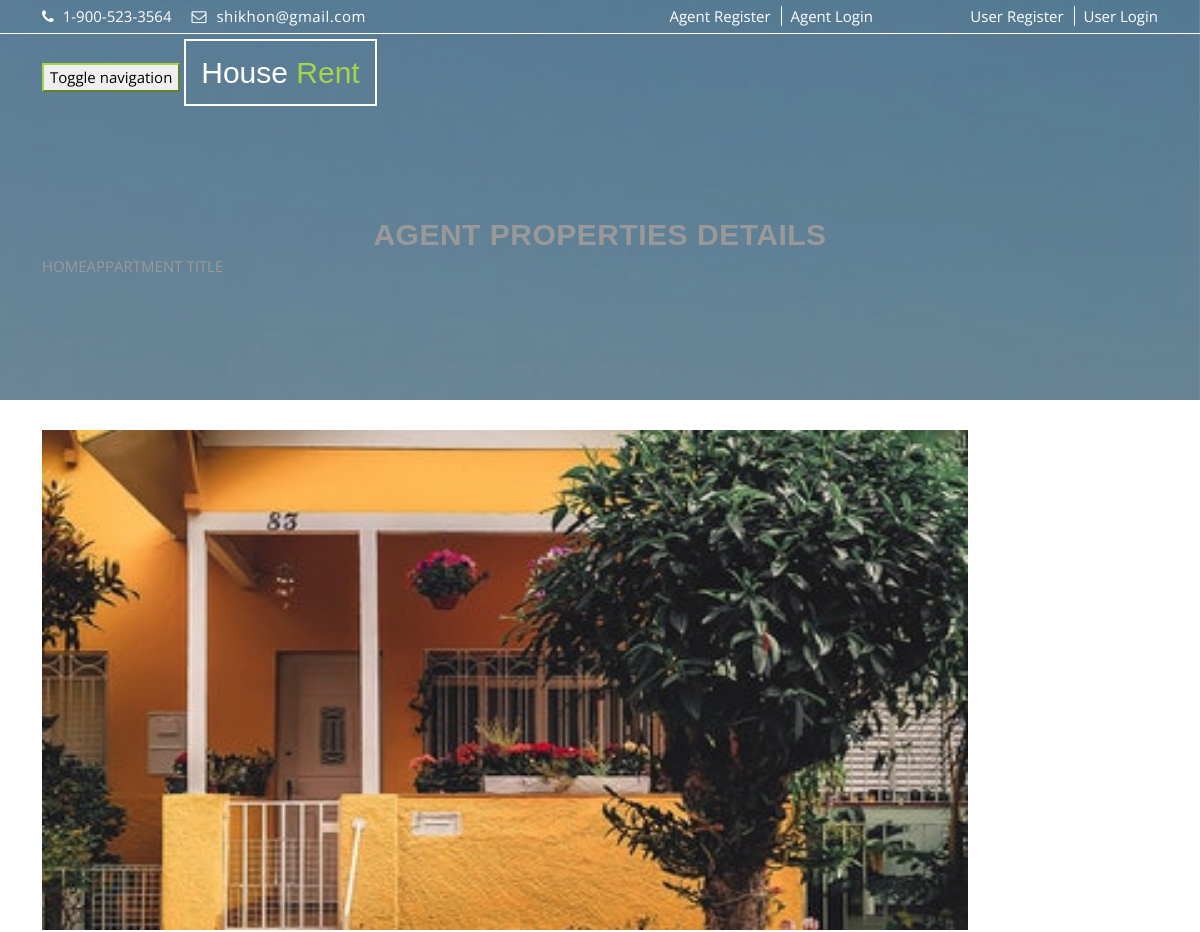
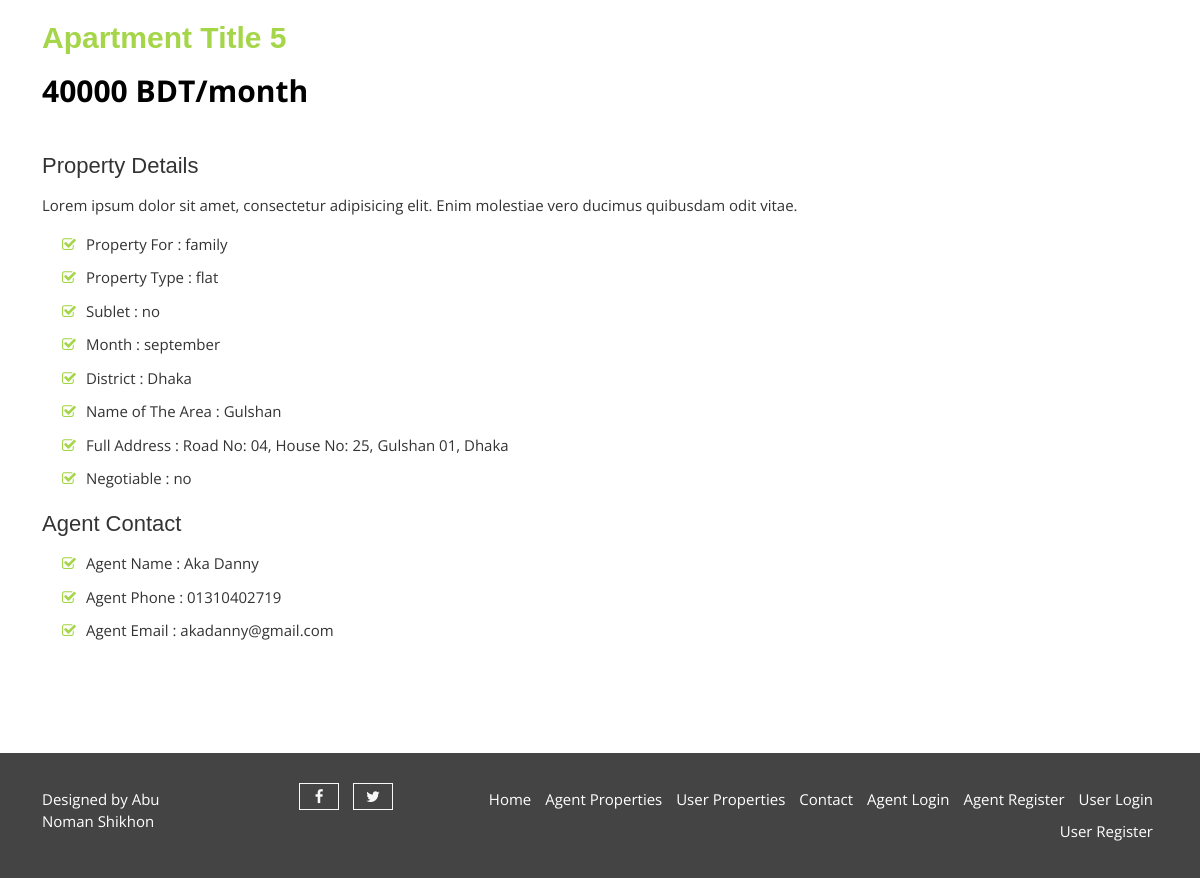
The app's page /properties-detail.php?id=9 with its own data (2 pictures, top to bottom).
### tables this page shows
CREATE TABLE `create_post` (
  `post_id` int(11) NOT NULL,
  `post_title` varchar(255) DEFAULT NULL,
  `post_description` text DEFAULT NULL,
  `post_image` varchar(355) DEFAULT NULL,
  `post_category` varchar(255) DEFAULT NULL,
  `post_type` varchar(255) DEFAULT NULL,
  `sublet` varchar(255) DEFAULT NULL,
  `month` varchar(255) DEFAULT NULL,
  `district` varchar(255) DEFAULT NULL,
  `area_name` varchar(255) DEFAULT NULL,
  `address` varchar(255) DEFAULT NULL,
  `price` int(255) DEFAULT NULL,
  `negotiable` varchar(255) DEFAULT NULL,
  `agent_id` int(13) NOT NULL
);

CREATE TABLE `agents` (
  `agent_id` int(13) NOT NULL,
  `name` varchar(255) NOT NULL,
  `phone` varchar(255) NOT NULL,
  `email` varchar(255) NOT NULL,
  `password` varchar(255) NOT NULL,
  `image` varchar(355) DEFAULT NULL
);

### properties-detail.php (the view, shortened to what this page needs)
<?php
include_once ("database.php");
if(isset($_GET['id'])){
    $id = $_GET['id'];
}
?>
<html lang="en">
  <head>
    <link href="css/font-awesome.css" rel="stylesheet">
    <link href="css/bootstrap.css" rel="stylesheet">
    <link rel="stylesheet" type="text/css" href="css/slick.css">
    <link rel="stylesheet" type="text/css" href="css/nouislider.css">
    <link rel="stylesheet" href="css/jquery.fancybox.css" type="text/css" media="screen" />
    <link id="switcher" href="css/theme-color/bridge-theme.css" rel="stylesheet">
    <link href="css/style.css" rel="stylesheet">
  </head>
  <body class="aa-price-range">
  <header id="aa-header">
    <div class="container">
      <div class="row">
        <div class="col-md-12">
          <div class="aa-header-area">
            <div class="row">
              <div class="col-md-6 col-sm-6 col-xs-6">
                <div class="aa-header-left">
                  <div class="aa-telephone-no">
                    <span class="fa fa-phone"></span>
                    1-900-523-3564
                  </div>
                  <div class="aa-email hidden-xs">
                    <span class="fa fa-envelope-o"></span> shikhon@gmail.com
                  </div>
                </div>
              </div>
              <div class="col-md-3 col-sm-3 col-xs-3">
                <div class="aa-header-right">
                  <a href="register.html" class="aa-register">Agent Register</a>
                  <a href="signin.html" class="aa-login">Agent Login</a>
                </div>
              </div>
                <div class="col-md-3 col-sm-3 col-xs-3">
                    <div class="aa-header-right">
                        <a href="user_register.html" class="aa-register">User Register</a>
                        <a href="user_signin.html" class="aa-login">User Login</a>
                    </div>
                </div>
            </div>
          </div>
        </div>
      </div>
    </div>
  </header>
  <section id="aa-menu-area">
    <nav class="navbar navbar-default main-navbar" role="navigation">
      <div class="container">
        <div class="navbar-header">
          <button type="button" class="navbar-toggle collapsed" data-toggle="collapse" data-target="#navbar" aria-expanded="false" aria-controls="navbar">
            <span class="sr-only">Toggle navigation</span>
          </button>
          <a class="navbar-brand aa-logo" href="index.php"> House <span>Rent</span></a>
        </div>
      </div>
    </nav>
  </section>
  <section id="aa-property-header">
    <div class="container">
      <div class="row">
        <div class="col-md-12">
          <div class="aa-property-header-inner">
            <h2>Agent Properties Details</h2>
            <ol class="breadcrumb">
            <li><a href="index.php">HOME</a></li>
            <li class="active">APPARTMENT TITLE</li>
          </ol>
          </div>
        </div>
      </div>
    </div>
  </section>
  <section id="aa-properties">
    <div class="container">
      <div class="row">
          <?php
                  $query = "SELECT * FROM `create_post` as c ,`agents` as a  WHERE c.post_id = $id AND c.agent_id=a.agent_id ";
                  $posts = mysqli_query($con,$query);
                  $row = mysqli_fetch_array($posts);
                  ?>
        <div class="col-md-10">
          <div class="aa-properties-content">
            <div class="aa-properties-details">
             <div class="aa-properties-details-img">
               <img src="post_image/<?php echo $row['post_image'] ?>" alt="img">
             </div>
             <div class="aa-properties-info">
               <h2><?php echo $row['post_title'] ?></h2>
               <span class="aa-price"><?php echo $row['price'] ?> BDT/month</span>
                 <h4>Property Details</h4>
               <p><?php echo $row['post_description'] ?></p>
               <ul>
                 <li>Property For : <?php echo $row['post_category'] ?></li>
                 <li>Property Type : <?php echo $row['post_type'] ?></li>
                 <li>Sublet : <?php echo $row['sublet'] ?></li>
                   <li>Month : <?php echo $row['month'] ?></li>
                 <li>District : <?php echo $row['district'] ?></li>
                 <li>Name of The Area : <?php echo $row['area_name'] ?></li>
                 <li>Full Address : <?php echo $row['address'] ?></li>
                 <li>Negotiable : <?php echo $row['negotiable']?></li>
               </ul>
                 <h4>Agent Contact</h4>
                 <ul>
                     <li>Agent Name : <?php echo $row ['name']?> </li>
                     <li>Agent Phone : <?php echo $row ['phone']?> </li>
                     <li>Agent Email : <?php echo $row ['email']?></li>
                 </ul>
             </div>
            </div>
          </div>
        </div>
      </div>
    </div>
  </section>
  <footer id="aa-footer">
    <div class="container">
      <div class="row">
        <div class="col-md-12">
          <div class="aa-footer-area">
            <div class="row">
              <div class="col-md-2 col-sm-6 col-xs-12">
                <div class="aa-footer-left">
                  <p>Designed by Abu Noman Shikhon</p>
                </div>
              </div>
              <div class="col-md-2 col-sm-6 col-xs-12">
                <div class="aa-footer-middle">
                  <a href="#"><i class="fa fa-facebook"></i></a>
                  <a href="#"><i class="fa fa-twitter"></i></a>
                </div>
              </div>
              <div class="col-md-8 col-sm-12 col-xs-12">
                  <div class="aa-footer-right">
                      <a href="index.php">Home</a>
                      <a href="properties.php">Agent Properties</a>
                      <a href="user_properties.php">User Properties</a>
                      <a href="contact.html">Contact</a>
                      <a href="signin.html">Agent Login</a>
                      <a href="register.html">Agent Register</a>
                      <a href="user_signin.html">User Login</a>
                      <a href="user_register.html">User Register</a>
                  </div>
              </div>
            </div>
          </div>
        </div>
      </div>
    </div>
  </footer>
  </body>
</html>

### css/theme-color/bridge-theme.css (style rules this page uses)
h2 { color: #a5d549; }
#aa-menu-area .main-navbar .navbar-header .aa-logo span { color: #a5d549; }
#aa-property-header .aa-property-header-inner .breadcrumb li.active { color: #a5d549; }
.aa-properties-details .aa-properties-info ul li:before { color: #a5d549; }
.navbar-default .navbar-toggle { border-color: #a5d549; }

### records on screen
create_post: post_image (picture), post_title "Apartment Title 5", price "40000", post_description "Lorem ipsum dolor sit amet, consectetur adipisicing elit. Enim molestiae vero ducimus quibusdam odit vitae.", post_category "family", post_type "flat", sublet "no", month "september", district "Dhaka", area_name "Gulshan", address "Road No: 04, House No: 25, Gulshan 01, Dhaka", negotiable "no", agent.name "Aka Danny", agent.phone "01310402719", agent.email "akadanny@gmail.com"
